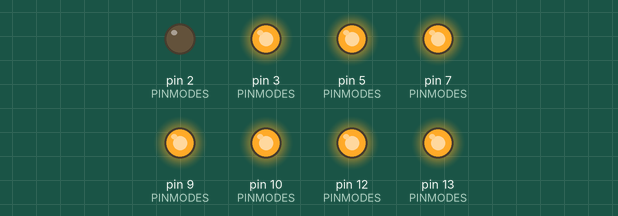
A program run on a simulated Arduino Uno, built with avr-gcc and run on an emulated ATmega328P. Shown: output pins drawn as LEDs (lit = HIGH).

Above: at 0.5 s.
At 1.5 s:
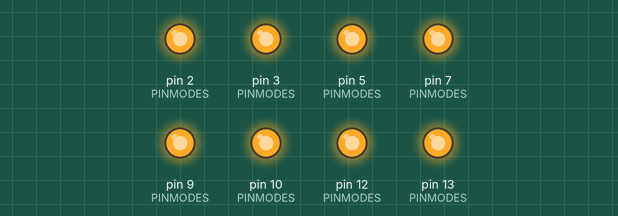
At 2.5 s:
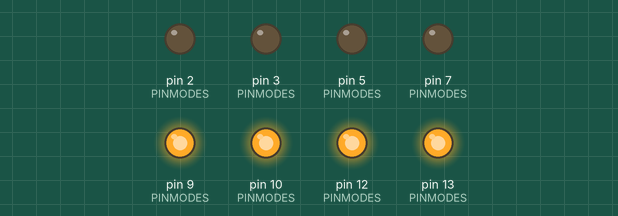
At 4.5 s:
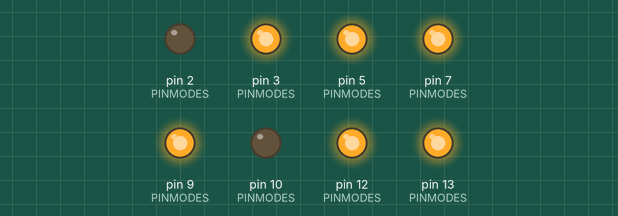
At 6.5 s:
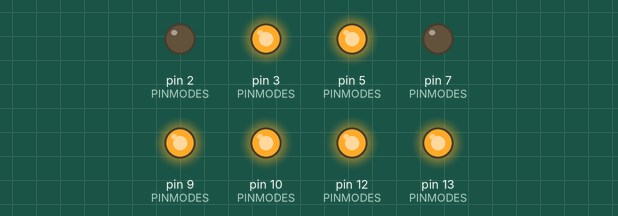
At 9.5 s:
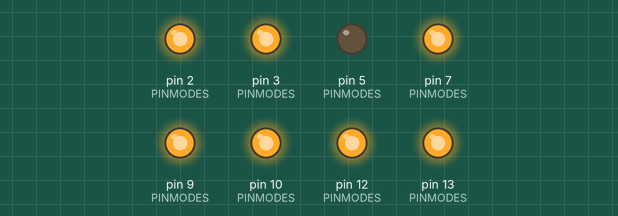
Timing chart, 0 to 11.5 s (numbered marks = the images above):
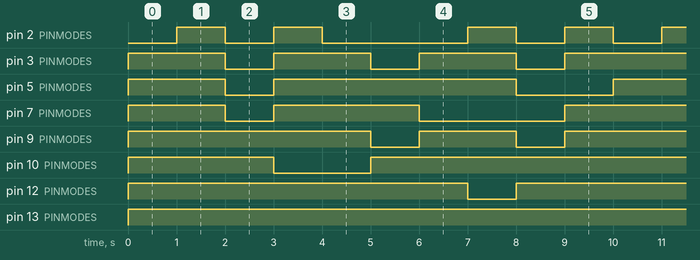

Measured:
- by itself, pin 2 (PINMODES): repeats every 10.0 s: LOW 1.0 s, HIGH 1.0 s, LOW 3.0 s, 2 × (HIGH 1.0 s, LOW 1.0 s), HIGH 1.0 s
- by itself, pin 3 (PINMODES): repeats every 10.0 s: 2 × (LOW 1.0 s, HIGH 2.0 s), LOW 1.0 s, HIGH 3.0 s
- by itself, pin 5 (PINMODES): repeats every 10.0 s: LOW 1.0 s, HIGH 5.0 s, LOW 2.0 s, HIGH 2.0 s
- by itself, pin 7 (PINMODES): repeats every 10.0 s: LOW 1.0 s, HIGH 3.0 s, LOW 3.0 s, HIGH 3.0 s
- by itself, pin 9 (PINMODES): repeats every 10.0 s: LOW 1.0 s, HIGH 2.0 s, LOW 1.0 s, HIGH 6.0 s
- by itself, pin 10 (PINMODES): repeats every 10.0 s: LOW 2.0 s, HIGH 8.0 s
- by itself, pin 12 (PINMODES): repeats every 10.0 s: LOW 1.0 s, HIGH 9.0 s
- by itself, pin 13 (PINMODES): LOW → HIGH at 0.00 s

The program:

main.cpp
```cpp
#include <Arduino.h>

//3,2,5,12,7,9,10,13
int PINMODES[8] = {3, 2, 5, 12, 7, 9, 10, 13};

int numeros[10][8] = {
    {1, 1, 0, 1, 1, 1, 1, 1}, //0
    {0, 0, 0, 1, 0, 0, 1, 1}, //1
    {1, 1, 1, 0, 0, 1, 1, 1}, //2
    {1, 0, 1, 1, 0, 1, 1, 1}, //3
    {0, 0, 1, 1, 1, 0, 1, 1}, //4
    {1, 0, 1, 1, 1, 1, 0, 1}, //5
    {1, 1, 1, 1, 1, 1, 0, 1}, //6
    {0, 0, 0, 1, 0, 1, 1, 1}, //7
    {1, 1, 1, 1, 1, 1, 1, 1}, //8
    {1, 0, 1, 1, 1, 1, 1, 1}, //9
};

void ascentePIN(int pin)
{
  digitalWrite(pin, HIGH);
}
void apagarPIN(int pin)
{
  digitalWrite(pin, LOW);
}

void number(int num)
{

  for (int i = 0; i < 8; i++)
  {
    if (numeros[num][i] == 1)
    {
      ascentePIN(PINMODES[i]);
    }
    else
    {
      apagarPIN(PINMODES[i]);
    }
  }
}

void setup()
{
  //3,2,5,12,7,9,10,13

  pinMode(3, OUTPUT);
  pinMode(2, OUTPUT);
  pinMode(5, OUTPUT);
  pinMode(12, OUTPUT);
  pinMode(7, OUTPUT);
  pinMode(9, OUTPUT);
  pinMode(10, OUTPUT);
  pinMode(13, OUTPUT);
}

void loop()
{
  number(9);
  delay(1000);
  number(8);
  delay(1000);
  number(7);
  delay(1000);
  number(6);
  delay(1000);
  number(5);
  delay(1000);
  number(4);
  delay(1000);
  number(3);
  delay(1000);
  number(2);
  delay(1000);
  number(1);
  delay(1000);
  number(0);
  delay(1000);
}
```
